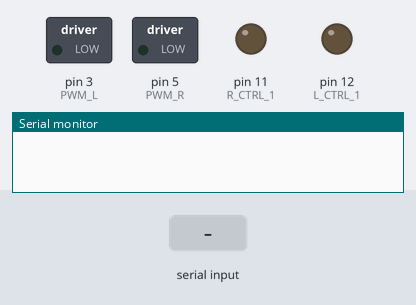
Simulated run of this sketch. Board: Arduino Uno, built with avr-gcc and run on an emulated ATmega328P. Shown: switched loads named in the sketch (green lamp = pin HIGH), output pins drawn as LEDs (lit = HIGH), the last lines printed to the serial monitor. The test bench sets the inputs (shaded band).

Above: at 1.2 s.
1.3 s: "8" received over the second serial link
At 1.6 s:
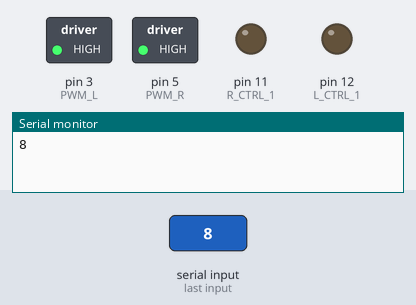
2.8 s: "2" received over the second serial link
At 3.9 s:
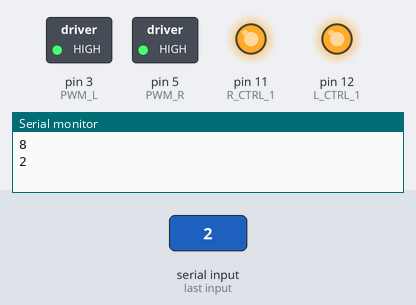
4.3 s: "4" received over the second serial link
At 5.1 s:
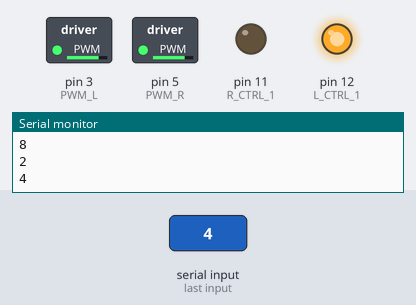
5.8 s: "6" received over the second serial link
At 6.2 s:
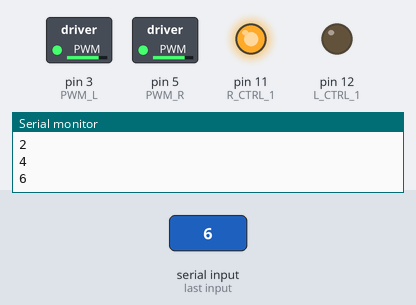
7.3 s: "8" received over the second serial link
At 8.5 s:
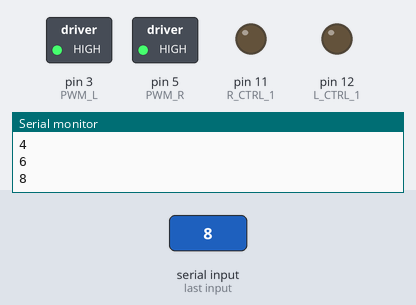
8.8 s: "2" received over the second serial link
At 9.7 s:
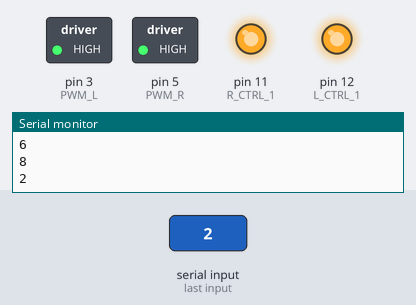
Timing chart, 0 to 11.3 s (numbered marks = the images above; inputs shaded):
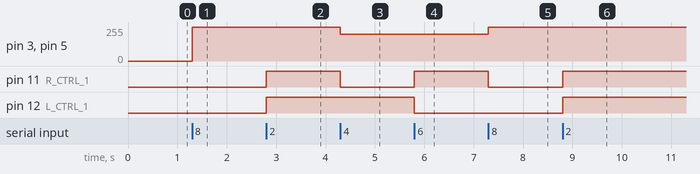

The sketch:

InBot_Bluestick.ino
```cpp
#define BT_RX_PIN 2
#define BT_TX_PIN 1

#include <SoftwareSerial.h>
SoftwareSerial BTSerial(BT_RX_PIN, BT_TX_PIN);

#include "ElectricRayMotor.h"
#include "ElectricRayBluetoothControl.h"

ElectricRayMotor motor;
ElectricRayWirelessControl::command_t command;
ElectricRayBluetoothControl bluetooth;

  class ElectricRayRobot
  {
    public:
      ElectricRayRobot() { initialize(); }

      void initialize()
      {
        motor.leftDrive(0);
        motor.rightDrive(0);
      }

      void run()
      {
        bool haveRemoteCmd = bluetooth.getRemoteCommand(command);
        if (haveRemoteCmd)
        {
          motor.leftDrive(command.left);
          motor.rightDrive(command.right);
        }
      }

  };

ElectricRayRobot eray;

void setup()
{
  Serial.begin(9600);
  BTSerial.begin(9600);
}

void loop()
{
  eray.run();
}
```

ElectricRayBluetoothControl.h
```cpp
#include "ElectricRayWirelessControl.h"

class ElectricRayBluetoothControl : public ElectricRayWirelessControl
{
    public:
        ElectricRayBluetoothControl() : ElectricRayWirelessControl(), lastKey(command_t::keyNone) {}

        virtual bool getRemoteCommand(command_t& cmd)
        {
            cmd.stopMotor();
            cmd.key = command_t::keyNone;

            // no commands available
            if (BTSerial.available() <= 0)
                return false;

            char ch = BTSerial.read();
            Serial.println(ch);
            switch (ch) {
                case '8': // up
                    cmd.goForward();
                    break;
                case '2': // down
                    cmd.goBack();
                    break;
                case '4': // left
                    cmd.turnLeft();
                    break;
                case '6': // right
                    cmd.turnRight();
                    break;
//                case 'A': // function key #1
//                case 'C':
//                    cmd.key = command_t::keyF1;
//                    break;
//                case 'B': // function key #2
//                case 'D':
//                    cmd.key = command_t::keyF2;
//                    break;
//                case 'E': // function key #3
//                    cmd.key = command_t::keyF3;
//                    break;
//                case 'F': // function key #4
//                    cmd.key = command_t::keyF4;
//                    break;
                default:
                    break;
            }
            // repeated key, ignore it
            if (cmd.key != command_t::keyNone && cmd.key == lastKey) {
                return false;
            }
            lastKey = cmd.key;
            return true;
        }

    private:
        command_t::key_t lastKey;

};
```

ElectricRayMotor.cpp
```cpp
#include "ElectricRayMotor.h"
#include <Arduino.h>

/******************************************************************************
Public functions for ElectricRayMotor
******************************************************************************/

ElectricRayMotor::ElectricRayMotor() {
  pinMode(R_CTRL_1, OUTPUT);
  pinMode(L_CTRL_1, OUTPUT);
  pinMode(PWM_L, OUTPUT);
  pinMode(PWM_R, OUTPUT);
}

void ElectricRayMotor::drive(int spd) {
  if (spd > 0){
    leftFwd((byte)(abs(spd)));
    rightFwd((byte)(abs(spd)));
  } else {
    leftRev((byte)(abs(spd)));
    rightRev((byte)(abs(spd)));
  }
}

void ElectricRayMotor::stopped() {
  leftStopped();
  rightStopped();
}

void ElectricRayMotor::turn(int spd) {
  if (spd > 0) {
    leftRev((byte)(abs(spd)));
    rightFwd((byte)(abs(spd)));
  } else {
    leftFwd((byte)(abs(spd)));
    rightRev((byte)(abs(spd)));
  }
}


void ElectricRayMotor::rightDrive(int spd) {
  if (spd < 0) {
    rightFwd((byte)(abs(spd)));
  } else {
    rightRev((byte)(abs(spd)));
  }
}

void ElectricRayMotor::leftDrive(int spd) {
  if (spd < 0) {
    leftFwd((byte)(abs(spd)));
  } else {
    leftRev((byte)(abs(spd)));
  }
}

void ElectricRayMotor::leftFwd(byte spd) {
  digitalWrite(L_CTRL_1, HIGH);
  analogWrite(PWM_L, spd);
}

void ElectricRayMotor::rightFwd(byte spd) {
  digitalWrite(R_CTRL_1, HIGH);
  analogWrite(PWM_R, spd);
}

void ElectricRayMotor::leftRev(byte spd) {
  digitalWrite(L_CTRL_1, LOW);
  analogWrite(PWM_L, spd);
}

void ElectricRayMotor::rightRev(byte spd) {
  digitalWrite(R_CTRL_1, LOW);
  analogWrite(PWM_R, spd);
}

void ElectricRayMotor::leftStopped() {
  digitalWrite(L_CTRL_1, LOW);
  analogWrite(PWM_L, 0);
}

void ElectricRayMotor::rightStopped() {
  digitalWrite(R_CTRL_1, LOW);
  analogWrite(PWM_R, 0);
}
```

ElectricRayMotor.h
```cpp
#ifndef ElectricRayMotor_h
#define ElectricRayMotor_h

#include <Arduino.h>

// Pin aliases for the motor controller.
#define L_CTRL_1 12
#define PWM_L 3

#define R_CTRL_1 11
#define PWM_R 5


enum WHEEL {LEFT, RIGHT, BOTH};

class ElectricRayMotor {

  public:

  // Constructor. Mainly sets up pins.
  ElectricRayMotor();
  // Drive in direction given by sign, at speed given by magnitude of the parameter.
  void drive(int spd);
  // Pivot more or less in place. Turns motors in opposite directions.
  // Positive values correspond to anti-clockwise rotation.
  void turn(int spd);
  // Drive just the left motor, as drive().
  void rightDrive(int spd);
  // Drive just the right motor, as drive().
  void leftDrive(int spd);
  // Stop motors, but slow halt
  void stopped();


  private:

    void leftFwd(byte speed);
    void leftRev(byte speed);
    void rightFwd(byte speed);
    void rightRev(byte speed);
    void leftStopped();
    void rightStopped();
};

#endif
```

ElectricRayWirelessControl.h
```cpp
class ElectricRayWirelessControl
{
	public:

        struct command_t {
            enum key_t { keyNone, keyF1, keyF2, keyF3, keyF4 };
            int left;
            int right;
            key_t key;

            command_t() : left(0), right(0), key(keyNone) {}

            void goForward()
            {
                left = right = 255;
            }

            void goBack()
            {
                left = right = -255;
            }

            void turnLeft()
            {
                left = -200;
                right = 200;
            }

            void turnRight()
            {
                left = 200;
                right = -200;
            }

            void stopMotor()
            {
                left = right = 0;
            }
        };

        ElectricRayWirelessControl() {}

        virtual bool getRemoteCommand(command_t& cmd) = 0;
};
```

Measured:
- after the input at 1.3 s, pin 3 (PWM_L), pin 5 (PWM_R): 0/255 → 255/255 at once
- after the input at 2.8 s, pin 11 (R_CTRL_1), pin 12 (L_CTRL_1): LOW → HIGH at once
- after the input at 4.3 s, pin 3 (PWM_L), pin 5 (PWM_R): 255/255 → 200/255 at once; pin 11 (R_CTRL_1): HIGH → LOW at once
- after the input at 5.8 s, pin 11 (R_CTRL_1): LOW → HIGH at once; pin 12 (L_CTRL_1): HIGH → LOW at once
- after the input at 7.3 s, pin 3 (PWM_L), pin 5 (PWM_R): 200/255 → 255/255 at once; pin 11 (R_CTRL_1): HIGH → LOW at once
- after the input at 8.8 s, pin 11 (R_CTRL_1), pin 12 (L_CTRL_1): LOW → HIGH at once
